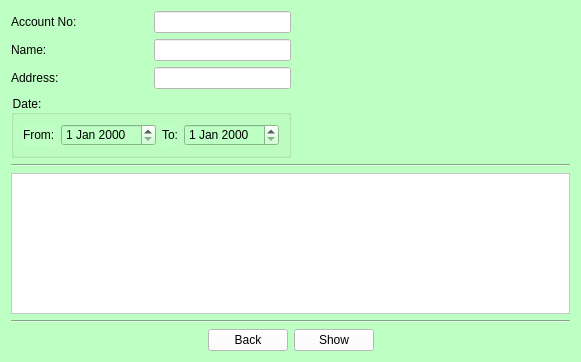
<?xml version="1.0" encoding="UTF-8"?>
<ui version="4.0">
 <class>statement</class>
 <widget class="QWidget" name="statement">
  <property name="geometry">
   <rect>
    <x>0</x>
    <y>0</y>
    <width>581</width>
    <height>362</height>
   </rect>
  </property>
  <property name="windowTitle">
   <string>Statement</string>
  </property>
  <property name="windowIcon">
   <iconset resource="resource.qrc">
    <normaloff>:/new/Resource/Login.png</normaloff>:/new/Resource/Login.png</iconset>
  </property>
  <property name="autoFillBackground">
   <bool>false</bool>
  </property>
  <property name="styleSheet">
   <string notr="true">background-color: rgb(190, 255, 195);</string>
  </property>
  <layout class="QVBoxLayout" name="verticalLayout">
   <item>
    <layout class="QHBoxLayout" name="horizontalLayout_4">
     <item>
      <layout class="QHBoxLayout" name="horizontalLayout">
       <item>
        <widget class="QLabel" name="label">
         <property name="sizePolicy">
          <sizepolicy hsizetype="MinimumExpanding" vsizetype="Preferred">
           <horstretch>0</horstretch>
           <verstretch>0</verstretch>
          </sizepolicy>
         </property>
         <property name="text">
          <string>Account No:</string>
         </property>
        </widget>
       </item>
       <item>
        <widget class="QLineEdit" name="statement_acc_no">
         <property name="sizePolicy">
          <sizepolicy hsizetype="Expanding" vsizetype="Fixed">
           <horstretch>0</horstretch>
           <verstretch>0</verstretch>
          </sizepolicy>
         </property>
         <property name="styleSheet">
          <string notr="true">background-color: rgb(255, 255, 255);</string>
         </property>
        </widget>
       </item>
      </layout>
     </item>
     <item>
      <spacer name="horizontalSpacer">
       <property name="orientation">
        <enum>Qt::Horizontal</enum>
       </property>
       <property name="sizeHint" stdset="0">
        <size>
         <width>40</width>
         <height>20</height>
        </size>
       </property>
      </spacer>
     </item>
    </layout>
   </item>
   <item>
    <layout class="QHBoxLayout" name="horizontalLayout_5">
     <item>
      <layout class="QHBoxLayout" name="horizontalLayout_2">
       <item>
        <widget class="QLabel" name="label_2">
         <property name="sizePolicy">
          <sizepolicy hsizetype="MinimumExpanding" vsizetype="Preferred">
           <horstretch>0</horstretch>
           <verstretch>0</verstretch>
          </sizepolicy>
         </property>
         <property name="text">
          <string>Name:</string>
         </property>
        </widget>
       </item>
       <item>
        <widget class="QLineEdit" name="statement_name">
         <property name="sizePolicy">
          <sizepolicy hsizetype="Expanding" vsizetype="Fixed">
           <horstretch>0</horstretch>
           <verstretch>0</verstretch>
          </sizepolicy>
         </property>
         <property name="styleSheet">
          <string notr="true">background-color: rgb(255, 255, 255);</string>
         </property>
        </widget>
       </item>
      </layout>
     </item>
     <item>
      <spacer name="horizontalSpacer_2">
       <property name="orientation">
        <enum>Qt::Horizontal</enum>
       </property>
       <property name="sizeHint" stdset="0">
        <size>
         <width>40</width>
         <height>20</height>
        </size>
       </property>
      </spacer>
     </item>
    </layout>
   </item>
   <item>
    <layout class="QHBoxLayout" name="horizontalLayout_6">
     <item>
      <layout class="QHBoxLayout" name="horizontalLayout_3">
       <item>
        <widget class="QLabel" name="label_3">
         <property name="sizePolicy">
          <sizepolicy hsizetype="MinimumExpanding" vsizetype="Preferred">
           <horstretch>0</horstretch>
           <verstretch>0</verstretch>
          </sizepolicy>
         </property>
         <property name="text">
          <string>Address:</string>
         </property>
        </widget>
       </item>
       <item>
        <widget class="QLineEdit" name="statement_address">
         <property name="styleSheet">
          <string notr="true">background-color: rgb(255, 255, 255);</string>
         </property>
        </widget>
       </item>
      </layout>
     </item>
     <item>
      <spacer name="horizontalSpacer_3">
       <property name="orientation">
        <enum>Qt::Horizontal</enum>
       </property>
       <property name="sizeHint" stdset="0">
        <size>
         <width>40</width>
         <height>20</height>
        </size>
       </property>
      </spacer>
     </item>
    </layout>
   </item>
   <item>
    <layout class="QHBoxLayout" name="horizontalLayout_11">
     <item>
      <widget class="QGroupBox" name="statement_date">
       <property name="sizePolicy">
        <sizepolicy hsizetype="Preferred" vsizetype="Preferred">
         <horstretch>0</horstretch>
         <verstretch>0</verstretch>
        </sizepolicy>
       </property>
       <property name="title">
        <string>Date:</string>
       </property>
       <layout class="QHBoxLayout" name="horizontalLayout_10">
        <item>
         <layout class="QHBoxLayout" name="horizontalLayout_8">
          <item>
           <widget class="QLabel" name="label_4">
            <property name="sizePolicy">
             <sizepolicy hsizetype="MinimumExpanding" vsizetype="Preferred">
              <horstretch>0</horstretch>
              <verstretch>0</verstretch>
             </sizepolicy>
            </property>
            <property name="text">
             <string>From:</string>
            </property>
           </widget>
          </item>
          <item>
           <widget class="QDateEdit" name="statement_from">
            <property name="sizePolicy">
             <sizepolicy hsizetype="Expanding" vsizetype="Fixed">
              <horstretch>0</horstretch>
              <verstretch>0</verstretch>
             </sizepolicy>
            </property>
           </widget>
          </item>
         </layout>
        </item>
        <item>
         <layout class="QHBoxLayout" name="horizontalLayout_9">
          <item>
           <widget class="QLabel" name="label_5">
            <property name="sizePolicy">
             <sizepolicy hsizetype="MinimumExpanding" vsizetype="Preferred">
              <horstretch>0</horstretch>
              <verstretch>0</verstretch>
             </sizepolicy>
            </property>
            <property name="text">
             <string>To:</string>
            </property>
           </widget>
          </item>
          <item>
           <widget class="QDateEdit" name="statement_to">
            <property name="sizePolicy">
             <sizepolicy hsizetype="Expanding" vsizetype="Fixed">
              <horstretch>0</horstretch>
              <verstretch>0</verstretch>
             </sizepolicy>
            </property>
           </widget>
          </item>
         </layout>
        </item>
       </layout>
      </widget>
     </item>
     <item>
      <spacer name="horizontalSpacer_6">
       <property name="orientation">
        <enum>Qt::Horizontal</enum>
       </property>
       <property name="sizeType">
        <enum>QSizePolicy::Expanding</enum>
       </property>
       <property name="sizeHint" stdset="0">
        <size>
         <width>40</width>
         <height>20</height>
        </size>
       </property>
      </spacer>
     </item>
    </layout>
   </item>
   <item>
    <widget class="Line" name="line">
     <property name="orientation">
      <enum>Qt::Horizontal</enum>
     </property>
    </widget>
   </item>
   <item>
    <widget class="QTableView" name="statement_table">
     <property name="styleSheet">
      <string notr="true">background-color: rgb(255, 255, 255);</string>
     </property>
    </widget>
   </item>
   <item>
    <widget class="Line" name="line_2">
     <property name="orientation">
      <enum>Qt::Horizontal</enum>
     </property>
    </widget>
   </item>
   <item>
    <layout class="QHBoxLayout" name="horizontalLayout_7">
     <item>
      <spacer name="horizontalSpacer_4">
       <property name="orientation">
        <enum>Qt::Horizontal</enum>
       </property>
       <property name="sizeHint" stdset="0">
        <size>
         <width>40</width>
         <height>20</height>
        </size>
       </property>
      </spacer>
     </item>
     <item>
      <widget class="QPushButton" name="statement_back">
       <property name="styleSheet">
        <string notr="true">background-color: rgb(255, 255, 255);</string>
       </property>
       <property name="text">
        <string>Back</string>
       </property>
      </widget>
     </item>
     <item>
      <widget class="QPushButton" name="statement_show">
       <property name="styleSheet">
        <string notr="true">background-color: rgb(255, 255, 255);</string>
       </property>
       <property name="text">
        <string>Show</string>
       </property>
      </widget>
     </item>
     <item>
      <spacer name="horizontalSpacer_5">
       <property name="orientation">
        <enum>Qt::Horizontal</enum>
       </property>
       <property name="sizeHint" stdset="0">
        <size>
         <width>40</width>
         <height>20</height>
        </size>
       </property>
      </spacer>
     </item>
    </layout>
   </item>
  </layout>
 </widget>
 <resources>
  <include location="resource.qrc"/>
 </resources>
 <connections/>
</ui>
